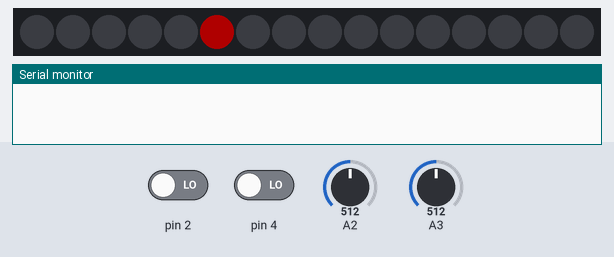
Recording of a sketch running on a simulated Arduino Uno, built with avr-gcc and run on an emulated ATmega328P. Parts: 16 RGB LEDs in strip order, left to right, the last lines printed to the serial monitor. The test bench sets the inputs (shaded band); at power-on: pin 2 LOW, pin 4 LOW, A3 = 512, A2 = 512. Dim RGB values are drawn brighter than linear.

Above: at 1.2 s.
1.3 s: pin 2 driven HIGH
2.8 s: pin 4 driven HIGH
At 2.86 s:
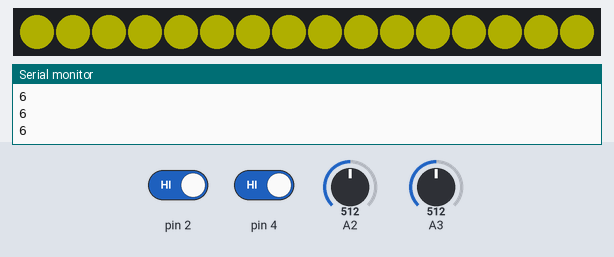
4.4 s: A3 set to 716
At 5.4 s:
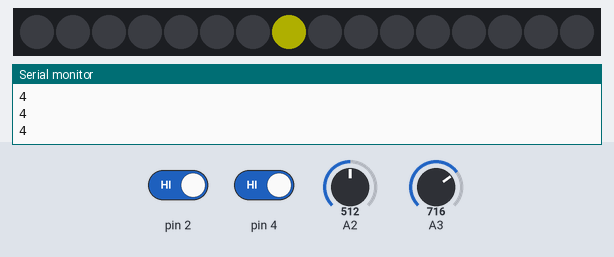
5.9 s: A2 set to 716
7.4 s: A3 set to 900
At 8.0 s:
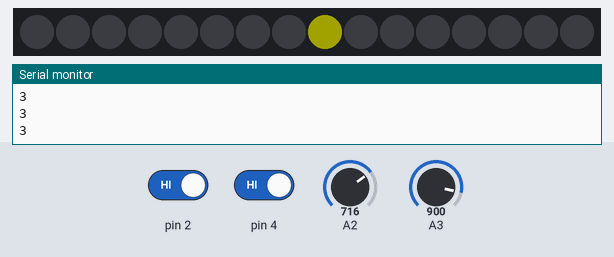
8.9 s: A2 set to 900
Timing chart, 0 to 11.4 s (numbered marks = the images above; inputs shaded):
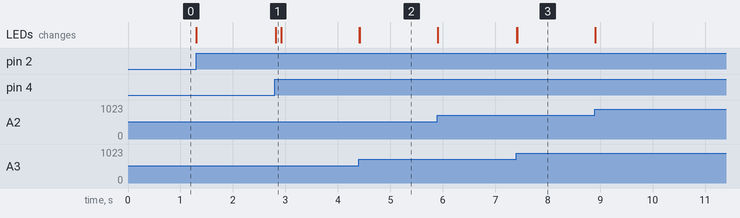

The sketch:

PID.ino
```cpp
#include <Adafruit_NeoPixel.h>

#include <Adafruit_NeoPixel.h>

#define PIN 6

// Parameter 1 = number of pixels in strip
// Parameter 2 = pin number (most are valid)
// Parameter 3 = pixel type flags, add together as needed:
//   NEO_KHZ800  800 KHz bitstream (most NeoPixel products w/WS2812 LEDs)
//   NEO_KHZ400  400 KHz (classic 'v1' (not v2) FLORA pixels, WS2811 drivers)
//   NEO_GRB     Pixels are wired for GRB bitstream (most NeoPixel products)
//   NEO_RGB     Pixels are wired for RGB bitstream (v1 FLORA pixels, not v2)
Adafruit_NeoPixel strip = Adafruit_NeoPixel(16, PIN, NEO_GRB + NEO_KHZ800);
int a = 0;
int b;
int c;
int save_btn_state;
int photo;
int led_index;
int state = 1;
int led_color[3] = {255, 0, 0};
int sound_pos_guess;
int timer = 10;
bool pressed = false;
bool saving = false;

void setup() {
  strip.begin();
  strip.setBrightness(30); //adjust brightness here
  strip.show(); // Initialize all pixels to 'off'
  pinMode(6, INPUT);
  pinMode(2, INPUT);
  pinMode(A2, INPUT);
  pinMode(A3, INPUT);
  pinMode(4, INPUT);
  Serial.begin(9600);
}

void loop()
{
  a = analogRead(A3);
  b = analogRead(A2);
  c = digitalRead(2);
  save_btn_state = digitalRead(4);

  // State change
  if (c == HIGH && !pressed){
    pressed = true;
    if ((state + 1) > 3){
      state = 1;
    } else {
      state ++;
    }

    switch (state){
      case 1:
        led_color[0] = 255;
        led_color[1] = 0;
        led_color[2] = 0;
        Serial.println("red");
        break;
      case 2:
        led_color[0] = 255;
        led_color[1] = 255;
        led_color[2] = 0;
        Serial.println("green");
        break;
      case 3:
        led_color[0] = 0;
        led_color[1] = 255;
        led_color[2] = 0;
        Serial.println("blue");
        break;
    }
  }
  else if (c == LOW){
    pressed = false;
  }

  // Photo resistor
  photo = map(b, 7, 1023, 100, 5);
  strip.setBrightness(photo);

  // Led pot change
  led_index = floor(a/(1023/10));
  strip.setPixelColor(led_index, strip.Color(led_color[0], led_color[1], led_color[2]));
  strip.show();
  for (uint16_t i=0; i<strip.numPixels(); i++){
    if (led_index == i){
      continue;
    } else{
      if(!saving){
        strip.setPixelColor(i, strip.Color(0,0,0));
      }
    }
  }

  // save rotational position
  if (save_btn_state == HIGH){
    if (timer - 1 > 0){
      timer --;
    } else {
      timer = 0;
    }

    if (timer > 0){
      for (uint16_t i=0; i<strip.numPixels(); i++){
        strip.setPixelColor(i, strip.Color(led_color[0],led_color[1],led_color[2]));
      }
    }
    sound_pos_guess = map(led_index, 10, 0, 1, 11);
    Serial.println(sound_pos_guess);
  } else {
    timer = 10;
  }
  delay(10); // Delay a little bit to improve simulation performance
}
```

Measured:
- after the input at 2.8 s, the LEDs: change at once (image 1)
- after the input at 4.4 s, the LEDs: first change at once (image 2 shows a later state)
- after the input at 7.4 s, the LEDs: first change at once (image 3 shows a later state)
